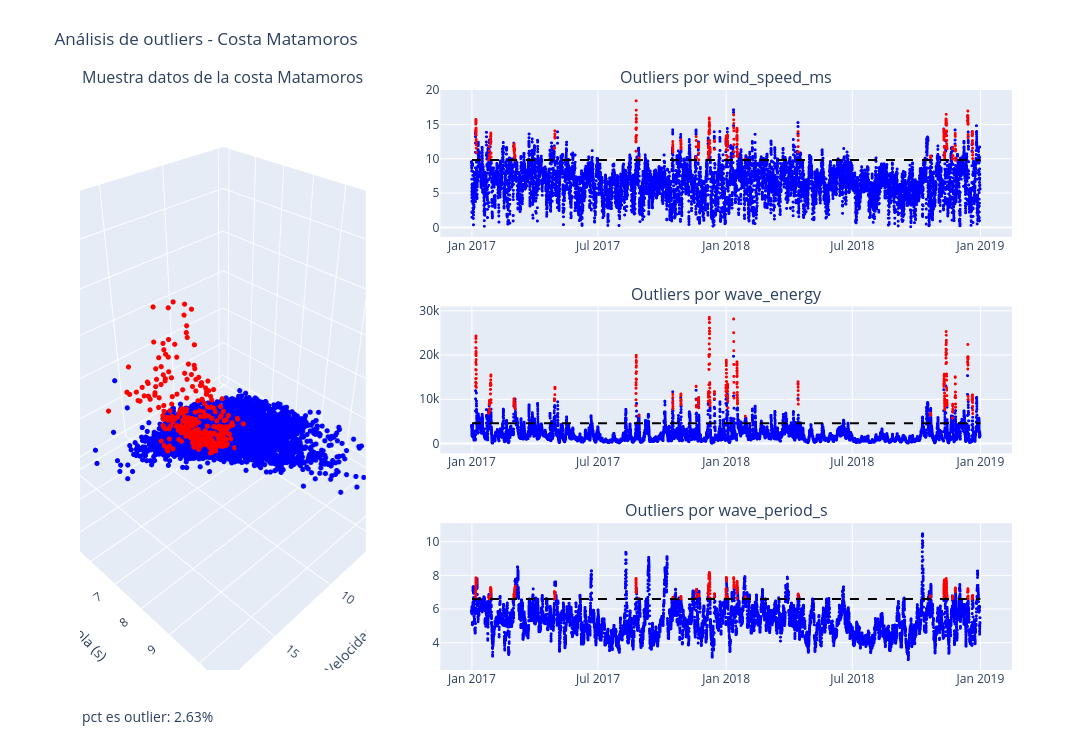

Here is the notebook cell this chart was saved with:
### Markdown cell above
# Grafica

### Code cell
fig = make_subplots(
    rows=len(EXTREME_FEATURES),
    cols=2,
    specs=[
        [{"type": "scene", "rowspan": len(EXTREME_FEATURES)}, {"type": "xy"}],
        *[
            [None, {"type": "xy"}]
            for _ in range(len(EXTREME_FEATURES) - 1)
        ]
    ],
    subplot_titles=[
        f'Muestra datos de la costa {costa}',
        *[f'Outliers por {feature}' for feature in EXTREME_FEATURES]
    ],
    vertical_spacing=0.12,
    horizontal_spacing=0.08,
    column_widths=[1/3, 2/3]
)

# Gráfica 3D
fig_3d = px.scatter_3d(
    data_sample,
    x='wind_speed_ms',
    y='wave_period_s',
    z='wave_energy',
    color='dbscan_is_outlier',
    color_discrete_map={
        False: 'blue',
        True: 'red'
    }
)

fig_3d.update_traces(marker=dict(size=3))

for trace in fig_3d.data:
    fig.add_trace(trace, row=1, col=1)

# Gráficas 2D
for i, feature in enumerate(EXTREME_FEATURES):
    tmp_fig = px.scatter(
        data_sample,
        x='datetime',
        y=feature,
        color='dbscan_is_outlier',
        color_discrete_map={
            False: 'blue',
            True: 'red'
        }
    )

    tmp_fig.update_traces(marker=dict(size=3))

    for trace in tmp_fig.data:
        trace.showlegend = False
        fig.add_trace(trace, row=i+1, col=2)

    threshold = data_sample[feature].quantile(EXTREME_THRESHOLD)

    # Línea horizontal
    fig.add_shape(
        type="line",
        x0=data_sample['datetime'].min(),
        x1=data_sample['datetime'].max(),
        y0=threshold,
        y1=threshold,
        line=dict(
            color="black",
            width=2,
            dash="dash"
        ),
        row=i+1,
        col=2
    )

fig.update_layout(
    height=len(EXTREME_FEATURES)*250,
    width=1300,
    title=f'Análisis de outliers - Costa {costa}',
    uirevision='constant',
    showlegend=False,
    margin=dict(t=90),
    scene=dict(
        xaxis_title='Velocidad del viento (m/s)',
        yaxis_title='Período de la ola (s)',
        zaxis_title='Energía de la ola (J)',
        aspectmode='cube'
    )
)
pct_outlier = (data_sample['dbscan_is_outlier'].value_counts(normalize=True)*100).loc[True]
fig.add_annotation(
    text=f"pct es outlier: {pct_outlier:.2f}%",
    xref="paper",
    yref="paper",
    x=0,
    y=-0.1,
    showarrow=False,
    font=dict(size=14)
)

fig.show()

### Figure 1 — Plotly figure (JSON) as saved in the notebook; plotly's stock layout.template omitted (floating-point values rounded to 4 significant figures; data arrays with more than 128 entries replaced by an {"elided": "..."} marker saying what was removed)
{"data": [{"hovertemplate": "dbscan_is_outlier=False<br>wind_speed_ms=%{x}<br>wave_period_s=%{y}<br>wave_energy=%{z}<extra></extra>", "legendgroup": "False", "marker": {"color": "blue", "size": 3, "symbol": "circle"}, "mode": "markers", "name": "False", "scene": "scene", "showlegend": true, "type": "scatter3d", "x": {"elided": "11938 float values"}, "y": {"elided": "11938 float values"}, "z": {"elided": "11938 float values"}}, {"hovertemplate": "dbscan_is_outlier=True<br>wind_speed_ms=%{x}<br>wave_period_s=%{y}<br>wave_energy=%{z}<extra></extra>", "legendgroup": "True", "marker": {"color": "red", "size": 3, "symbol": "circle"}, "mode": "markers", "name": "True", "scene": "scene", "showlegend": true, "type": "scatter3d", "x": {"elided": "322 float values"}, "y": {"elided": "322 float values"}, "z": {"elided": "322 float values"}}, {"hovertemplate": "dbscan_is_outlier=False<br>datetime=%{x}<br>wind_speed_ms=%{y}<extra></extra>", "legendgroup": "False", "marker": {"color": "blue", "size": 3, "symbol": "circle"}, "mode": "markers", "name": "False", "showlegend": false, "type": "scattergl", "x": {"elided": "11938 str values"}, "xaxis": "x", "y": {"elided": "11938 float values"}, "yaxis": "y"}, {"hovertemplate": "dbscan_is_outlier=True<br>datetime=%{x}<br>wind_speed_ms=%{y}<extra></extra>", "legendgroup": "True", "marker": {"color": "red", "size": 3, "symbol": "circle"}, "mode": "markers", "name": "True", "showlegend": false, "type": "scattergl", "x": {"elided": "322 str values"}, "xaxis": "x", "y": {"elided": "322 float values"}, "yaxis": "y"}, {"hovertemplate": "dbscan_is_outlier=False<br>datetime=%{x}<br>wave_energy=%{y}<extra></extra>", "legendgroup": "False", "marker": {"color": "blue", "size": 3, "symbol": "circle"}, "mode": "markers", "name": "False", "showlegend": false, "type": "scattergl", "x": {"elided": "11938 str values"}, "xaxis": "x2", "y": {"elided": "11938 float values"}, "yaxis": "y2"}, {"hovertemplate": "dbscan_is_outlier=True<br>datetime=%{x}<br>wave_energy=%{y}<extra></extra>", "legendgroup": "True", "marker": {"color": "red", "size": 3, "symbol": "circle"}, "mode": "markers", "name": "True", "showlegend": false, "type": "scattergl", "x": {"elided": "322 str values"}, "xaxis": "x2", "y": {"elided": "322 float values"}, "yaxis": "y2"}, {"hovertemplate": "dbscan_is_outlier=False<br>datetime=%{x}<br>wave_period_s=%{y}<extra></extra>", "legendgroup": "False", "marker": {"color": "blue", "size": 3, "symbol": "circle"}, "mode": "markers", "name": "False", "showlegend": false, "type": "scattergl", "x": {"elided": "11938 str values"}, "xaxis": "x3", "y": {"elided": "11938 float values"}, "yaxis": "y3"}, {"hovertemplate": "dbscan_is_outlier=True<br>datetime=%{x}<br>wave_period_s=%{y}<extra></extra>", "legendgroup": "True", "marker": {"color": "red", "size": 3, "symbol": "circle"}, "mode": "markers", "name": "True", "showlegend": false, "type": "scattergl", "x": {"elided": "322 str values"}, "xaxis": "x3", "y": {"elided": "322 float values"}, "yaxis": "y3"}], "layout": {"annotations": [{"font": {"size": 16}, "showarrow": false, "text": "Muestra datos de la costa Matamoros", "x": 0.1533, "xanchor": "center", "xref": "paper", "y": 1, "yanchor": "bottom", "yref": "paper"}, {"font": {"size": 16}, "showarrow": false, "text": "Outliers por wind_speed_ms", "x": 0.6933, "xanchor": "center", "xref": "paper", "y": 1, "yanchor": "bottom", "yref": "paper"}, {"font": {"size": 16}, "showarrow": false, "text": "Outliers por wave_energy", "x": 0.6933, "xanchor": "center", "xref": "paper", "y": 0.6267, "yanchor": "bottom", "yref": "paper"}, {"font": {"size": 16}, "showarrow": false, "text": "Outliers por wave_period_s", "x": 0.6933, "xanchor": "center", "xref": "paper", "y": 0.2533, "yanchor": "bottom", "yref": "paper"}, {"font": {"size": 14}, "showarrow": false, "text": "pct es outlier: 2.63%", "x": 0, "xref": "paper", "y": -0.1, "yref": "paper"}], "height": 750, "margin": {"t": 90}, "scene": {"aspectmode": "cube", "domain": {"x": [0, 0.3067], "y": [0, 1]}, "xaxis": {"title": {"text": "Velocidad del viento (m/s)"}}, "yaxis": {"title": {"text": "Período de la ola (s)"}}, "zaxis": {"title": {"text": "Energía de la ola (J)"}}}, "shapes": [{"line": {"color": "black", "dash": "dash", "width": 2}, "type": "line", "x0": "2017-01-01T01:00:00", "x1": "2018-12-31T23:00:00", "xref": "x", "y0": 9.8, "y1": 9.8, "yref": "y"}, {"line": {"color": "black", "dash": "dash", "width": 2}, "type": "line", "x0": "2017-01-01T01:00:00", "x1": "2018-12-31T23:00:00", "xref": "x2", "y0": 4607.0, "y1": 4607.0, "yref": "y2"}, {"line": {"color": "black", "dash": "dash", "width": 2}, "type": "line", "x0": "2017-01-01T01:00:00", "x1": "2018-12-31T23:00:00", "xref": "x3", "y0": 6.6, "y1": 6.6, "yref": "y3"}], "showlegend": false, "title": {"text": "Análisis de outliers - Costa Matamoros"}, "uirevision": "constant", "width": 1300, "xaxis": {"anchor": "y", "domain": [0.3867, 1]}, "xaxis2": {"anchor": "y2", "domain": [0.3867, 1]}, "xaxis3": {"anchor": "y3", "domain": [0.3867, 1]}, "yaxis": {"anchor": "x", "domain": [0.7467, 1]}, "yaxis2": {"anchor": "x2", "domain": [0.3733, 0.6267]}, "yaxis3": {"anchor": "x3", "domain": [0, 0.2533]}}}
